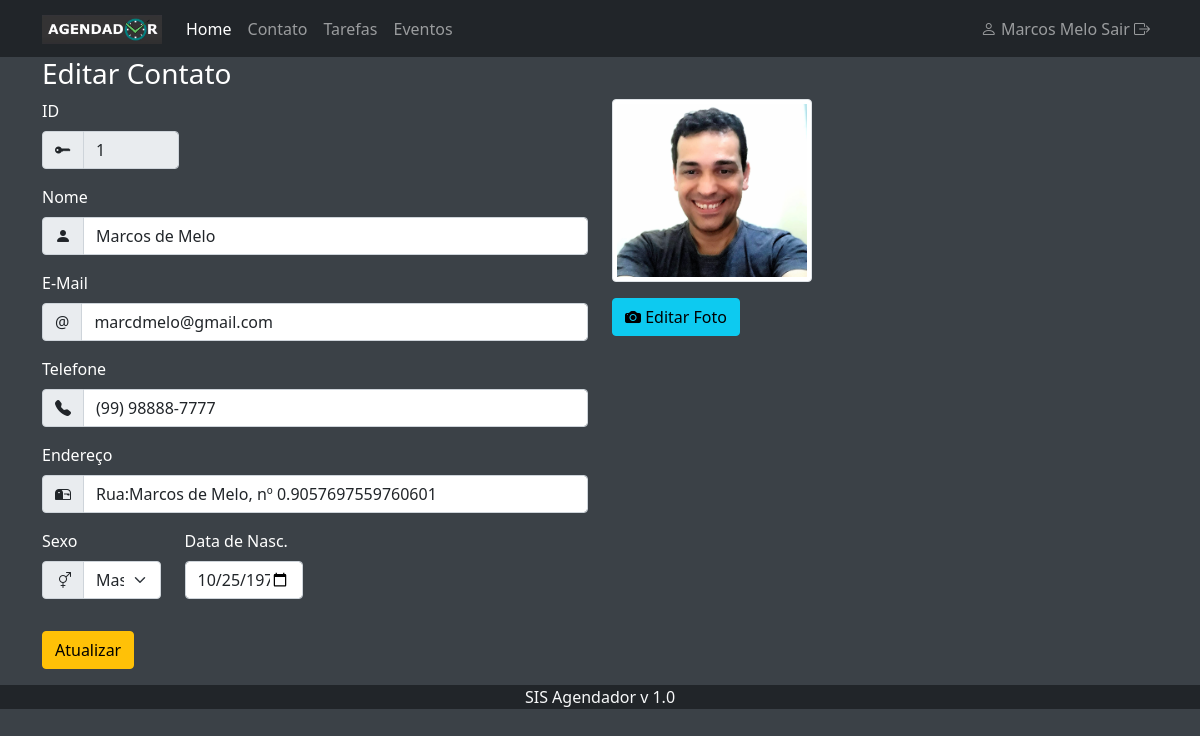
Screenshot of /index.php?menuop=editar-contato&idContato=1 (signed in) with the database file from the repository.
### tables this page shows
CREATE TABLE `tbcontatos` (
  `idContato` int NOT NULL AUTO_INCREMENT,
  `nomeContato` varchar(255) NOT NULL,
  `emailContato` varchar(100) NOT NULL,
  `telefoneContato` varchar(50) NOT NULL,
  `enderecoContato` varchar(200) NOT NULL,
  `sexoContato` char(1) NOT NULL,
  `dataNascContato` date NOT NULL,
  `flagFavoritoContato` tinyint(1) NOT NULL,
  `nomeFotoContato` varchar(255) DEFAULT NULL,
  PRIMARY KEY (`idContato`)
);

### paginas/contatos/editar-contato.php (the view, shortened to what this page needs)
<?php
$idContato = $_GET['idContato'];
$sql = "SELECT * FROM tbcontatos WHERE idContato = '{$idContato}'";
$rs = mysqli_query($conexao,$sql) or die("Erro ao recuperar os dados do registro." . mysqli_error($conexao));
$dados = mysqli_fetch_assoc($rs);
?>
<header>
    <h3>Editar Contato</h3>
</header>
<div class="row">
<div class="col-6" >
    <form action="index.php?menuop=atualizar-contato" method="post">
        <div class="mb-3 col-3">
            <label class="form-label" for="nomeContato">ID</label>
            <div class="input-group">
                <span class="input-group-text">
                    <i class="bi bi-key-fill"></i>
                </span>
            <input class="form-control" type="text" name="idContato" value="<?=$dados['idContato']?>" readonly>
            </div>
        </div>
        <div class="mb-3">
            <label class="form-label" for="nomeContato">Nome</label>
            <div class="input-group">
                <span class="input-group-text">
                    <i class="bi bi-person-fill"></i>
                </span>
                <input class="form-control" type="text" name="nomeContato" value="<?=$dados['nomeContato']?>">
            </div>
        </div>
        <div class="mb-3">
            <label class="form-label" for="emailContato">E-Mail</label>
            <div class="input-group">
                <span class="input-group-text">@</span>
                <input class="form-control" type="email" name="emailContato" value="<?=$dados['emailContato']?>">
            </div>
        </div>
        <div class="mb-3">
            <label class="form-label" for="telefoneContato">Telefone</label>
            <div class="input-group">
                <span class="input-group-text">
                    <i class="bi bi-telephone-fill"></i>
                </span>
                <input class="form-control" type="text" name="telefoneContato" value="<?=$dados['telefoneContato']?>">
            </div>
        </div>
        <div class="mb-3">
            <label class="form-label" for="enderecoContato">Endereço</label>
            <div class="input-group">
                <span class="input-group-text">
                    <i class="bi bi-mailbox2"></i>
                </span>
                <input class="form-control" type="text" name="enderecoContato" value="<?=$dados['enderecoContato']?>">
            </div>
        </div>
        <div class="row mb-3">
                        <div class="mb-3 col-3">
                            <label class="form-label" for="sexoContato">Sexo</label>
                            <div class="input-group">
                                <span class="input-group-text">
                                    <i class="bi bi-gender-ambiguous"></i>
                                </span>
                            <select class="form-select"  name="sexoContato" id="sexoContato">
                                <option <?php echo ($dados['sexoContato']=='M')?'selected':''?> value="M">Masculino</option>
                            </select>
                            </div>
                        </div>
                        <div class="mb-3 col-3">
                            <label class="form-label" for="dataNascContato">Data de Nasc.</label>
                            <input class="form-control" type="date" name="dataNascContato" value="<?=$dados['dataNascContato']?>">
                        </div>
                        </div>
        <div class="mb-3">
            <input class="btn btn-warning" type="submit" value="Atualizar" name="btnAtualizar">
        </div>
    </form>
</div>
<div class="col-6">
    <?php
       if($dados["nomeFotoContato"]=="" || !file_exists('./paginas/contatos/fotos-contatos/'. $dados["nomeFotoContato"])){
            $nomeFoto = "SemFoto.jpg";
       }else{
            $nomeFoto = $dados["nomeFotoContato"];
       }
    ?>
    <div class="mb-3">
        <img id="foto-contato" class="img-fluid img-thumbnail" width="200" src="./paginas/contatos/fotos-contatos/<?=$nomeFoto?>" alt="Foto do Contato">
    </div>
    <div class="mb-3">
        <button class="btn btn-info" id="btn-editar-foto">
            <i class="bi bi-camera-fill"></i> Editar Foto
        </button>
    </div>
</div>
</div>

### css/estilo-padrao.css (style rules this page uses)
body { background-color: #3b4147; color: white; }

### rows the page displays
tbcontatos: idContato "1", nomeContato "Marcos de Melo", emailContato "marcdmelo@gmail.com", telefoneContato "(99) 98888-7777", enderecoContato "Rua:Marcos de Melo, nº 0.9057697559760601", sexoContato "Masculino", dataNascContato "10/25/1976", nomeFotoContato (picture)

### other values shown
$nomeUser "Marcos Melo"
